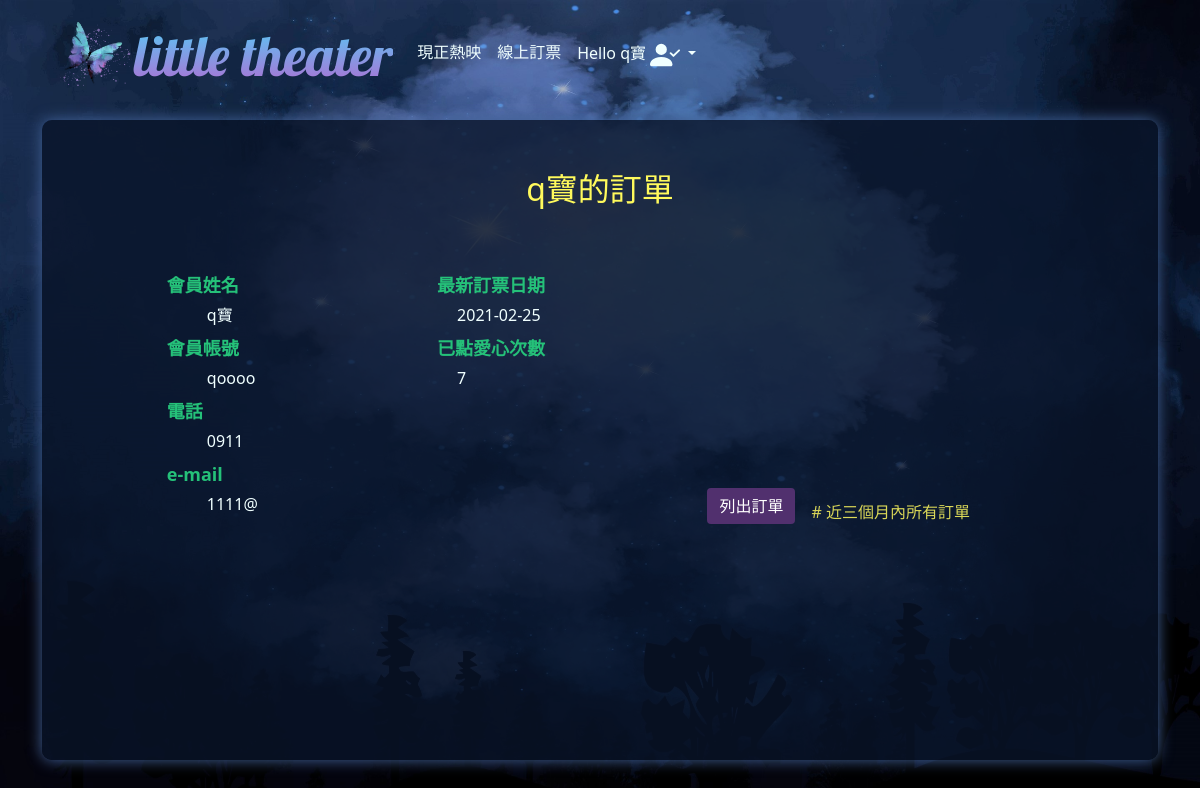
The page /index.php?do=memorder&mem=4 (signed in) on the database as committed earlier.
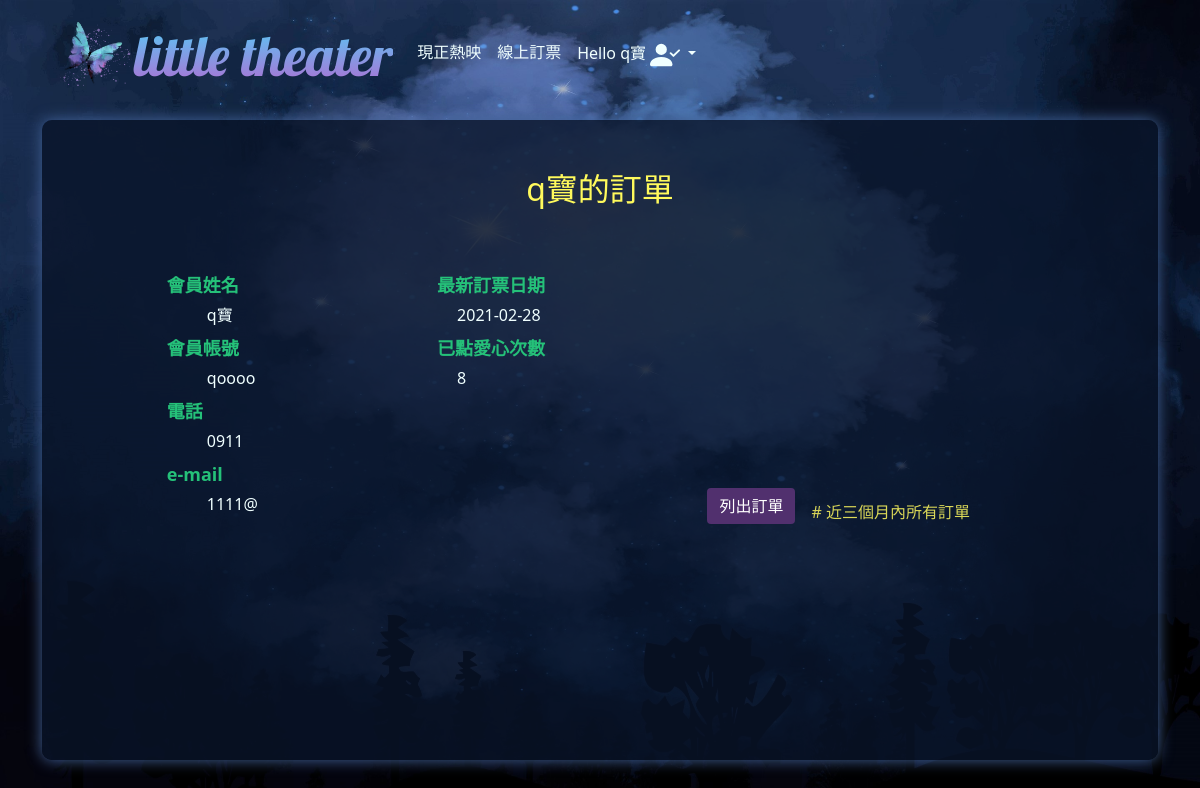
The same page on the database as committed later.
### tables this page shows
CREATE TABLE `theater_mem` (
  `id` int(11) UNSIGNED NOT NULL,
  `acc` text NOT NULL,
  `pw` text NOT NULL,
  `name` text NOT NULL,
  `email` text NOT NULL,
  `tel` text NOT NULL,
  `heart` int(11) UNSIGNED NOT NULL DEFAULT 0,
  `status` int(1) UNSIGNED NOT NULL DEFAULT 1
);

### base.php (called while the page is built, shortened)
<?php
$Mem=new DB("theater_mem");
$Order=new DB("theater_order");
Class DB{
    private $dsn="mysql:host=localhost;charset=utf8;dbname=theater";
    private $pdo="";
    private $table="";
    function __construct($table){
        $this->table=$table;
        $this->pdo=new PDO($this->dsn,"root","");
    }
    function find($arr){
        $sql="select * from $this->table ";
        if(is_array($arr)){
            foreach($arr as $k=>$v){
                $tmp[]=sprintf("`%s`='%s'",$k,$v);
            }
            $sql.=" where ".implode(" && ",$tmp);
        }else{
            $sql.=" where `id`='$arr'";
        }
        return $this->pdo->query($sql)->fetch(PDO::FETCH_ASSOC);
    }
        function q($sql){
            return $this->pdo->query($sql)->fetchAll();
        }
}

### front/memorder.php (the view, shortened to what this page needs)
<?php
$m=$Mem->find($_GET['mem']);
?>
<div id="bb">
<div style="width:100%;text-align:center;position:relative" class="mb-5">
    <h2 style="color: #fffa5c !important"><?=$m['name']?>的訂單</h2>
</div>
<div id="memarea">
<div style="display:flex;width:90%;margin-left:auto;margin-right:auto;">
    <div class="p-3" style="width:30%;display:flex;flex-direction:column;">
        <div class="mb-1 ms-2">
            <span class="border">會員姓名</span>
        </div>
        <div class="ms-5 mb-2">
            <span><?=$m['name']?></span>
        </div>
        <div class="mb-1 ms-2">
            <span class="border">會員帳號</span>
        </div>
        <div class="ms-5 mb-2">
            <span><?=$m['acc']?></span>
        </div>
        <div class="mb-1 ms-2">
            <span class="border">電話</span>
        </div>
        <div class="ms-5 mb-2">
            <span><?=$m['tel']?></span>
        </div>
        <div class="mb-1 ms-2">
            <span class="border">e-mail</span>
        </div>
        <div class="ms-5 mb-2">
            <span><?=$m['email']?></span>
        </div>
    </div>
    <div class="p-3" style="width:30%;display:flex;flex-direction:column;">
        <div class="mb-1 ms-1">
            <span class="border">最新訂票日期</span>
        </div>
        <div class="ms-4 mb-2">
            <span>
                <?php
                $order=$Order->q("SELECT `orderdate` FROM `theater_order` WHERE `mem`='{$m['id']}' order by `orderdate` desc limit 0,1")[0][0];
                if($order!=NULL){
                    echo $order;
                }else{
                    echo '近三個月內無訂票紀錄';
                }
                ?>
            </span>
        </div>
        <div class="mb-1 ms-1">
            <span class="border">已點愛心次數</span>
        </div>
        <div class="ms-4 mb-2">
            <span><?=($m['heart'])?></span>
        </div>
    </div>
    <div class="p-3 d-flex" style="width:40%;;align-items: flex-end;">
        <input id="op<?=$m['id']?>" type="button" class="btn btn-primary me-3" value="列出訂單" onclick="oporder(<?=$m['id']?>)"><span style="font-size:medium;color:#dbd858;"> # 近三個月內所有訂單</span>
    </div>
</div>
</div>
</div>

Rows that differ between the two databases and show on the page:
changed theater_mem "q寶": heart "7" → "8"
Other text that changed with them:
$order: "2021-02-25" → "2021-02-28"
